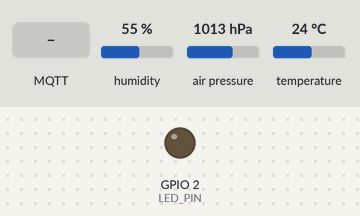
Recording of a program running on a simulated ESP32. Shown: output pins drawn as LEDs (lit = HIGH). The test bench sets the inputs (shaded band); at power-on: humidity 55 %, air pressure 1013 hPa, temperature 24 °C. WiFi joins after 1.5 s; servers stay silent unless stated; no MQTT or app messages arrive unless stated; what the program prints to the serial monitor is not drawn.

Above: at 7.2 s.
7.3 s: MQTT message "true" arrives on the first subscribed topic
At 11.11 s:
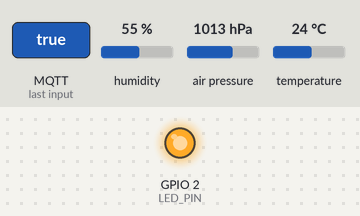
17.5 s: MQTT message "1" arrives on the first subscribed topic
22.6 s: MQTT message "ON" arrives on the first subscribed topic
Timing chart, 0 to 32.7 s (numbered marks = the images above; inputs shaded):
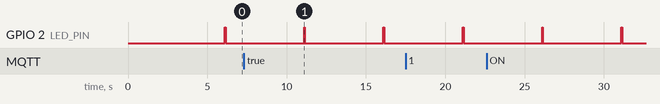

The program:

main.cpp
```cpp
// ============================================================
//  IoT Solution - ESP32 Sensor Firmware
//  Sends sensor data to iot-backend via MQTT
//  Compatible with device-service topic pattern:
//    devices/{deviceId}/status
//    devices/{deviceId}/telemetry
//    devices/{deviceId}/control
// ============================================================

#include <Arduino.h>
#include <WiFi.h>
#include "config.h"
#include "sensor_reader.h"
#include "mqtt_handler.h"

SensorReader sensors;
MqttHandler  mqtt;

unsigned long lastTelemetry = 0;
unsigned long lastStatus = 0;
unsigned long lastSensorRead = 0;
SensorData latestData = {};

// ── WiFi ────────────────────────────────────────────────────

void connectWiFi() {
    Serial.print("[WiFi] Connecting to " + String(WIFI_SSID));
    WiFi.mode(WIFI_STA);
    WiFi.begin(WIFI_SSID, WIFI_PASSWORD);

    int retries = 0;
    while (WiFi.status() != WL_CONNECTED && retries < WIFI_MAX_RETRIES) {
        delay(WIFI_RETRY_DELAY);
        Serial.print(".");
        retries++;
    }

    if (WiFi.status() == WL_CONNECTED) {
        Serial.println("\n[WiFi] Connected! IP: " + WiFi.localIP().toString());
    } else {
        Serial.println("\n[WiFi] Connection failed! Restarting...");
        ESP.restart();
    }
}

// ── Control Command Handler ─────────────────────────────────

void onControlCommand(const String& controlId, const String& value) {
    Serial.println("[Control] ID: " + controlId + ", Value: " + value);

    // ──────────────────────────────────────────────────────
    //  Handle control commands from the mobile app here.
    //  Map controlId to physical actuators on your board.
    //
    //  Example:
    //    if (controlId == "led-control-uuid") {
    //        digitalWrite(RELAY_PIN, value == "true" ? HIGH : LOW);
    //    }
    //    if (controlId == "fan-speed-uuid") {
    //        analogWrite(FAN_PIN, value.toInt());
    //    }
    // ──────────────────────────────────────────────────────

#if LED_ENABLED
    // Demo: toggle built-in LED on any control command
    if (value == "true" || value == "1" || value == "ON") {
        digitalWrite(LED_PIN, HIGH);
    } else if (value == "false" || value == "0" || value == "OFF") {
        digitalWrite(LED_PIN, LOW);
    }
#endif
}

// ── Setup ───────────────────────────────────────────────────

void setup() {
    Serial.begin(115200);
    delay(1000);

    Serial.println();
    Serial.println("========================================");
    Serial.println("  IoT Solution - ESP32 Sensor Board");
    Serial.println("  Device: " + String(DEVICE_ID));
    Serial.println("========================================");

#if LED_ENABLED
    pinMode(LED_PIN, OUTPUT);
    digitalWrite(LED_PIN, LOW);
#endif

    // 1. Connect to WiFi
    connectWiFi();

    // 2. Initialize sensors
    sensors.begin();

    // 3. Connect to MQTT broker and subscribe to control topic
    mqtt.begin(onControlCommand);

    Serial.println("[Setup] Ready! Telemetry every " + String(TELEMETRY_INTERVAL / 1000) + "s");
}

// ── Main Loop ───────────────────────────────────────────────

void loop() {
    // Reconnect WiFi if dropped
    if (WiFi.status() != WL_CONNECTED) {
        Serial.println("[WiFi] Disconnected, reconnecting...");
        connectWiFi();
    }

    // Process MQTT messages
    mqtt.loop();

    unsigned long now = millis();

    // Read sensors at configured interval
    if (now - lastSensorRead >= SENSOR_READ_INTERVAL) {
        lastSensorRead = now;
        latestData = sensors.read();

#if LED_ENABLED
        // Brief blink to indicate sensor read
        if (mqtt.isConnected()) {
            digitalWrite(LED_PIN, HIGH);
            delay(50);
            digitalWrite(LED_PIN, LOW);
        }
#endif
    }

    // Publish telemetry at configured interval
    if (now - lastTelemetry >= TELEMETRY_INTERVAL) {
        lastTelemetry = now;

        if (latestData.dhtValid || latestData.bmpValid) {
            String json = sensors.toJson(latestData);
            mqtt.publishTelemetry(json);
        } else {
            Serial.println("[Main] No valid sensor data to publish");
        }
    }

    // Publish status heartbeat at configured interval
    if (now - lastStatus >= STATUS_INTERVAL) {
        lastStatus = now;
        mqtt.publishStatus(true);
    }
}
```

mqtt_handler.h
```cpp
#ifndef MQTT_HANDLER_H
#define MQTT_HANDLER_H

#include <Arduino.h>
#include <WiFi.h>
#include <PubSubClient.h>
#include "config.h"

// Callback type for control commands received from backend/app
typedef void (*ControlCallback)(const String& controlId, const String& value);

class MqttHandler {
public:
    void begin(ControlCallback onControl);
    void loop();
    bool isConnected();

    void publishTelemetry(const String& jsonPayload);
    void publishStatus(bool isOnline);
    void publishRaw(const String& topic, const String& payload, bool retained = false);

private:
    WiFiClient _wifiClient;
    PubSubClient _mqttClient{_wifiClient};
    ControlCallback _controlCallback = nullptr;
    unsigned long _lastReconnectAttempt = 0;

    String _topicStatus;
    String _topicTelemetry;
    String _topicControl;
    String _clientId;

    void _buildTopics();
    bool _reconnect();
    static void _messageCallback(char* topic, byte* payload, unsigned int length);

    static MqttHandler* _instance;
};

#endif // MQTT_HANDLER_H
```

sensor_reader.h
```cpp
#ifndef SENSOR_READER_H
#define SENSOR_READER_H

#include <Arduino.h>
#include <DHT.h>
#include <ArduinoJson.h>
#include "config.h"

#if BMP280_ENABLED
#include <Adafruit_BMP280.h>
#endif

struct SensorData {
    float temperature;    // Celsius
    float humidity;       // Percentage
    float pressure;       // hPa (from BMP280)
    float altitude;       // meters (from BMP280)
    int   soilMoisture;   // Percentage (0-100)
    int   lightLevel;     // Raw analog value (0-4095)
    bool  dhtValid;
    bool  bmpValid;
    bool  soilValid;
    bool  ldrValid;
};

class SensorReader {
public:
    void begin();
    SensorData read();
    String toJson(const SensorData& data);

private:
    DHT _dht{DHT_PIN, DHT_TYPE};

#if BMP280_ENABLED
    Adafruit_BMP280 _bmp;
    bool _bmpInitialized = false;
#endif
};

#endif // SENSOR_READER_H
```

mqtt_handler.cpp
```cpp
#include "mqtt_handler.h"

MqttHandler* MqttHandler::_instance = nullptr;

void MqttHandler::begin(ControlCallback onControl) {
    _instance = this;
    _controlCallback = onControl;

    _buildTopics();

    _mqttClient.setServer(MQTT_BROKER, MQTT_PORT);
    _mqttClient.setCallback(_messageCallback);
    _mqttClient.setKeepAlive(MQTT_KEEP_ALIVE);
    _mqttClient.setBufferSize(512);

    Serial.println("[MQTT] Broker: " + String(MQTT_BROKER) + ":" + String(MQTT_PORT));
    Serial.println("[MQTT] Topics:");
    Serial.println("  Status:    " + _topicStatus);
    Serial.println("  Telemetry: " + _topicTelemetry);
    Serial.println("  Control:   " + _topicControl);

    _reconnect();
}

void MqttHandler::_buildTopics() {
    String deviceId = String(DEVICE_ID);
    _topicStatus    = String(TOPIC_PREFIX) + deviceId + String(TOPIC_STATUS);
    _topicTelemetry = String(TOPIC_PREFIX) + deviceId + String(TOPIC_TELEMETRY);
    _topicControl   = String(TOPIC_PREFIX) + deviceId + String(TOPIC_CONTROL);

    // Generate unique client ID
    _clientId = String(MQTT_CLIENT_PREFIX) + String(millis());
}

bool MqttHandler::_reconnect() {
    if (_mqttClient.connected()) return true;

    Serial.println("[MQTT] Connecting as " + _clientId + "...");

    // Publish last will: device goes offline if connection drops
    bool connected;
    if (strlen(MQTT_USERNAME) > 0) {
        connected = _mqttClient.connect(
            _clientId.c_str(),
            MQTT_USERNAME,
            MQTT_PASSWORD,
            _topicStatus.c_str(),
            MQTT_QOS,
            true,                          // retained
            "{\"is_online\":false}"        // last will payload
        );
    } else {
        connected = _mqttClient.connect(
            _clientId.c_str(),
            nullptr,
            nullptr,
            _topicStatus.c_str(),
            MQTT_QOS,
            true,
            "{\"is_online\":false}"
        );
    }

    if (connected) {
        Serial.println("[MQTT] Connected!");

        // Publish online status
        publishStatus(true);

        // Subscribe to control commands from backend/mobile app
        _mqttClient.subscribe(_topicControl.c_str(), MQTT_QOS);
        Serial.println("[MQTT] Subscribed to: " + _topicControl);
    } else {
        Serial.print("[MQTT] Connection failed, rc=");
        Serial.println(_mqttClient.state());
    }

    return connected;
}

void MqttHandler::loop() {
    if (!_mqttClient.connected()) {
        unsigned long now = millis();
        if (now - _lastReconnectAttempt > MQTT_RETRY_DELAY) {
            _lastReconnectAttempt = now;
            _reconnect();
        }
    }
    _mqttClient.loop();
}

bool MqttHandler::isConnected() {
    return _mqttClient.connected();
}

void MqttHandler::publishTelemetry(const String& jsonPayload) {
    if (!_mqttClient.connected()) return;

    bool ok = _mqttClient.publish(_topicTelemetry.c_str(), jsonPayload.c_str(), false);
    if (ok) {
        Serial.println("[MQTT] Telemetry sent: " + jsonPayload);
    } else {
        Serial.println("[MQTT] Telemetry publish failed");
    }
}

void MqttHandler::publishStatus(bool isOnline) {
    if (!_mqttClient.connected()) return;

    String payload = isOnline ? "{\"is_online\":true}" : "{\"is_online\":false}";
    _mqttClient.publish(_topicStatus.c_str(), payload.c_str(), true);  // retained
    Serial.println("[MQTT] Status: " + payload);
}

void MqttHandler::publishRaw(const String& topic, const String& payload, bool retained) {
    if (!_mqttClient.connected()) return;
    _mqttClient.publish(topic.c_str(), payload.c_str(), retained);
}

void MqttHandler::_messageCallback(char* topic, byte* payload, unsigned int length) {
    if (!_instance) return;

    String topicStr(topic);
    String payloadStr;
    payloadStr.reserve(length);
    for (unsigned int i = 0; i < length; i++) {
        payloadStr += (char)payload[i];
    }

    Serial.println("[MQTT] Received on " + topicStr + ": " + payloadStr);

    // Handle control commands from backend/mobile app
    // Expected format from mobile app: "controlId:value"
    // Or JSON: {"controlId":"uuid","command":"set","value":"75"}
    if (topicStr == _instance->_topicControl && _instance->_controlCallback) {
        // Try parsing as "controlId:value" (mobile app format)
        int separatorIdx = payloadStr.indexOf(':');
        if (separatorIdx > 0) {
            String controlId = payloadStr.substring(0, separatorIdx);
            String value = payloadStr.substring(separatorIdx + 1);
            _instance->_controlCallback(controlId, value);
        }
    }
}
```

sensor_reader.cpp
```cpp
#include "sensor_reader.h"

void SensorReader::begin() {
    _dht.begin();
    Serial.println("[Sensor] DHT22 initialized on GPIO " + String(DHT_PIN));

#if BMP280_ENABLED
    if (_bmp.begin(BMP280_ADDRESS)) {
        _bmpInitialized = true;
        _bmp.setSampling(
            Adafruit_BMP280::MODE_NORMAL,
            Adafruit_BMP280::SAMPLING_X2,   // temperature
            Adafruit_BMP280::SAMPLING_X16,  // pressure
            Adafruit_BMP280::FILTER_X16,
            Adafruit_BMP280::STANDBY_MS_500
        );
        Serial.println("[Sensor] BMP280 initialized at 0x" + String(BMP280_ADDRESS, HEX));
    } else {
        Serial.println("[Sensor] BMP280 not found at 0x" + String(BMP280_ADDRESS, HEX));
    }
#endif

#if SOIL_MOISTURE_ENABLED
    pinMode(SOIL_MOISTURE_PIN, INPUT);
    Serial.println("[Sensor] Soil moisture on GPIO " + String(SOIL_MOISTURE_PIN));
#endif

#if LDR_ENABLED
    pinMode(LDR_PIN, INPUT);
    Serial.println("[Sensor] LDR on GPIO " + String(LDR_PIN));
#endif
}

SensorData SensorReader::read() {
    SensorData data = {};

    // DHT22: Temperature & Humidity
    float t = _dht.readTemperature();
    float h = _dht.readHumidity();
    if (!isnan(t) && !isnan(h)) {
        data.temperature = t;
        data.humidity = h;
        data.dhtValid = true;
    } else {
        Serial.println("[Sensor] DHT read failed");
        data.dhtValid = false;
    }

#if BMP280_ENABLED
    if (_bmpInitialized) {
        data.pressure = _bmp.readPressure() / 100.0F;  // Pa → hPa
        data.altitude = _bmp.readAltitude(1013.25);     // sea-level pressure
        data.bmpValid = true;
    }
#endif

#if SOIL_MOISTURE_ENABLED
    int rawSoil = analogRead(SOIL_MOISTURE_PIN);
    data.soilMoisture = map(rawSoil, SOIL_DRY_VALUE, SOIL_WET_VALUE, 0, 100);
    data.soilMoisture = constrain(data.soilMoisture, 0, 100);
    data.soilValid = true;
#endif

#if LDR_ENABLED
    data.lightLevel = analogRead(LDR_PIN);
    data.ldrValid = true;
#endif

    return data;
}

String SensorReader::toJson(const SensorData& data) {
    JsonDocument doc;

    if (data.dhtValid) {
        doc["temperature"] = serialized(String(data.temperature, 2));
        doc["humidity"] = serialized(String(data.humidity, 2));
    }

    if (data.bmpValid) {
        doc["pressure"] = serialized(String(data.pressure, 2));
        doc["altitude"] = serialized(String(data.altitude, 2));
    }

    if (data.soilValid) {
        doc["soilMoisture"] = data.soilMoisture;
    }

    if (data.ldrValid) {
        doc["lightLevel"] = data.lightLevel;
    }

    doc["uptimeMs"] = millis();
    doc["timestamp"] = millis() / 1000;  // seconds since boot
    doc["freeHeap"] = ESP.getFreeHeap();

    String output;
    serializeJson(doc, output);
    return output;
}
```

config.h
```cpp
#ifndef CONFIG_H
#define CONFIG_H

// ============================================================
//  WiFi Configuration
// ============================================================
#define WIFI_SSID          "YOUR_WIFI_SSID"
#define WIFI_PASSWORD      "YOUR_WIFI_PASSWORD"
#define WIFI_RETRY_DELAY   5000   // ms between WiFi reconnect attempts
#define WIFI_MAX_RETRIES   20

// ============================================================
//  MQTT Broker Configuration
//  Must match iot-backend device-service application.yml
// ============================================================
#define MQTT_BROKER        "broker.hivemq.com"
#define MQTT_PORT          1883
#define MQTT_CLIENT_PREFIX "iot_arduino_"
#define MQTT_QOS           1
#define MQTT_KEEP_ALIVE    60       // seconds
#define MQTT_RETRY_DELAY   5000     // ms between reconnect attempts

// Optional: If using authenticated broker, set these
#define MQTT_USERNAME      ""
#define MQTT_PASSWORD      ""

// ============================================================
//  Device Configuration
//  IMPORTANT: Set DEVICE_ID to the UUID of the device you
//  registered in the backend via the mobile app or REST API.
//  The topic pattern must match: devices/{deviceId}/{type}
// ============================================================
#define DEVICE_ID          "YOUR_DEVICE_UUID"

// ============================================================
//  MQTT Topic Patterns (match device-service MqttService.java)
//  Pattern: devices/{deviceId}/{messageType}
// ============================================================
#define TOPIC_PREFIX       "devices/"
#define TOPIC_STATUS       "/status"
#define TOPIC_TELEMETRY    "/telemetry"
#define TOPIC_CONTROL      "/control"

// ============================================================
//  Sensor Configuration
// ============================================================
// DHT22 Temperature & Humidity Sensor
#define DHT_PIN            4         // GPIO pin connected to DHT data
#define DHT_TYPE           DHT22     // DHT11, DHT22, or DHT21

// BMP280 Barometric Pressure Sensor (I2C)
#define BMP280_ENABLED     true      // Set false if not connected
#define BMP280_ADDRESS     0x76      // 0x76 or 0x77

// Soil Moisture Sensor (Analog)
#define SOIL_MOISTURE_ENABLED  false
#define SOIL_MOISTURE_PIN      34     // Analog GPIO pin
#define SOIL_DRY_VALUE         4095   // ADC value when dry
#define SOIL_WET_VALUE         1500   // ADC value when wet

// Light Sensor (LDR - Analog)
#define LDR_ENABLED        false
#define LDR_PIN            35        // Analog GPIO pin

// ============================================================
//  Timing Configuration
// ============================================================
#define TELEMETRY_INTERVAL     10000  // ms between telemetry publishes (10s)
#define STATUS_INTERVAL        30000  // ms between status heartbeats (30s)
#define SENSOR_READ_INTERVAL   5000   // ms between sensor reads (5s)

// ============================================================
//  LED Indicator (optional, built-in LED)
// ============================================================
#define LED_PIN            2         // Built-in LED on most ESP32 boards
#define LED_ENABLED        true

#endif // CONFIG_H
```

Measured:
- by itself, GPIO 2 (LED_PIN): alternates HIGH for 0.05 s and LOW for 4.9 s
